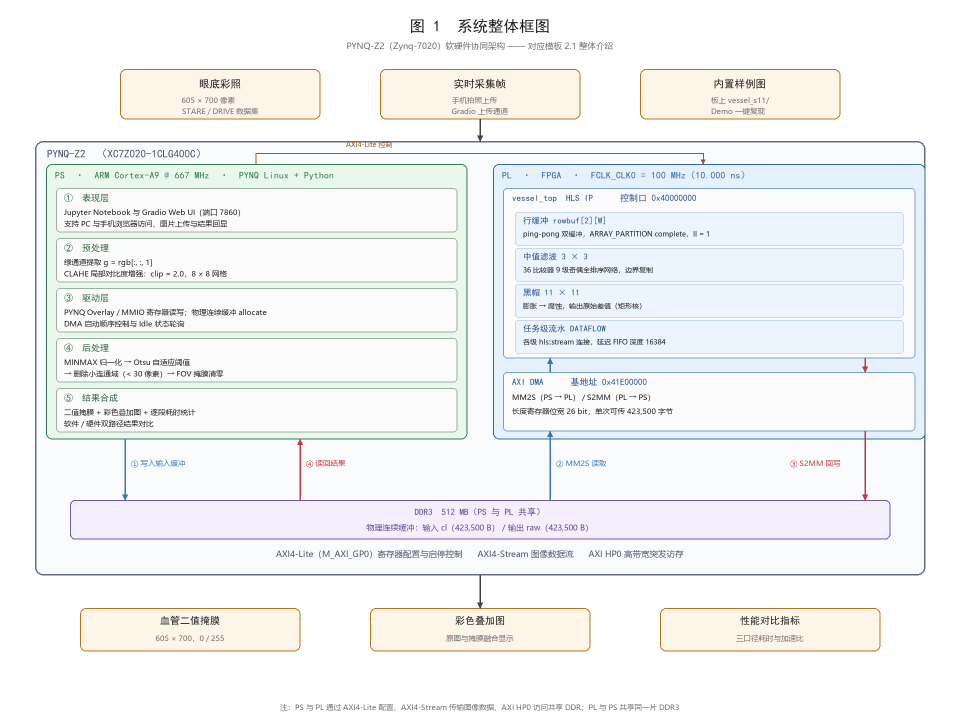
#> input picture 技术文档/图1_系统整体框图.png, 1920 x 1430 px (shown at 1/2 size); its folder holds only this picture in this run
$ python -i demo_s11_board.py   (imports and definitions only)
#> lines starting #> are read from the running program, lines starting #| are printed output that depends on the picture; after the words box and inside, x2 and y2 are one past the last pixel; in counts of white or black regions, pixels touching at a corner belong together
"""
================================================================
S12 现场 Demo —— 板端一键脚本（最终版 v2，2026-10-06）
================================================================
用途：答辩现场演示「眼底血管分割 FPGA 加速」，两个 cell 出齐所有数字与图，
      并把结果自动存档到板端 demo_result.txt（可拷回 PC 直接进 PPT）。

流程（一个 cell 一次性跑完）：
  [0] 干净重载：清旧对象 -> 唯一名重下 bit -> 重建五件套（MMIO x2 + Buffer x2）
  [1] 定义算子：软件核心 / 硬件两种测法 / 整条流水线各段
  [2] 平台与硬件信息：PYNQ 版本、bit 文件名 + MD5、图像名与尺寸
  [3] 口径① 核心算子加速比（吞吐口径 B，对标答辩的 37.6x）+ 逐像素正确性
  [4] 口径③ 端到端加速比（纯软件 vs 混合，不含 / 含 FOV 生成）
  [5] 连跑 50 帧稳定性（每帧对标软件真值）
  [6] 保存三张演示图：原图 / 二值掩膜 / 彩色叠加
  [7] 最终指标汇总（可截图）+ 写入 demo_result.txt

用法（两种，任选；本文件已是「整段可一次性执行」的版本）：
  A. 推荐 —— 上传本文件到板端 Jupyter 的 vessel_s11 目录，然后一个 cell 里运行：
        import glob
        p = sorted(glob.glob("/home/xilinx/jupyter_notebooks/**/demo_s11_board.py", recursive=True))[-1]
        print("运行:", p)
        exec(open(p, encoding="utf-8").read())
     （好处：以后改脚本只需重传文件，不用再重新粘贴代码）
  B. 备用 —— 把本文件全部内容整段粘进**一个** cell 直接运行（自包含，无外部依赖）

前置：无（脚本自己重载 bit、自己建 MMIO 与 Buffer）。
耗时：约 45 秒（重载 ~10 s + 测量 ~30 s + 出图 ~5 s）。

两种硬件测法的区别（答辩会被问，务必分清）：
  B 吞吐口径：缓冲预分配、输入只 copy 一次，只计时「写 LENGTH -> DMA Idle」。
             得到 4.47 ms/帧 = IP 搬运+计算的硬件时间，对应 37.6x。
  A 延迟口径：每帧都含 np.copyto / flush / 取回数组，代表主机侧真实往返延迟。
             得到约 9.4 ms/帧（多出的约 5 ms 全在 ARM 侧内存操作，与 IP 无关）。

【坑 21】必须预热（2026-10-06 板端实测坐实）：
  cv2.connectedComponentsWithStats / cv2.morphologyEx 在本进程**首次**调用时，
  有一次性的初始化开销（分配大块内存 + OpenCL 探测），实测 **2814.8 ms**；
  预热之后稳定在 **~103 ms**（5 次：106.8/112.7/102.7/102.8/102.6，中位 102.8）。
  若不做预热，FOV 那栏会从 103 ms 变成 2815 ms，把「含 FOV」端到端加速比
  从 1.71x 压到 1.05x，与 PPT 的 1.66x 当场自相矛盾。
  → 对策：每个被计时的函数先无计时地跑一遍（本脚本 [3]/[4] 已内置预热），
    且正式计时一律取多次中位数，不报单次首测值。
================================================================
"""

# ================================================================
# ===== 以下即为「一个 cell」的全部内容 =====
# ================================================================
import os, gc, shutil, time, datetime, hashlib
import numpy as np
import cv2
import pynq
from pynq import MMIO, Overlay, allocate

D = "/home/xilinx/jupyter_notebooks/vessel_s11"
IMG = "im0082_rgb.bin"
H, W = 605, 700
N = H * W
CLIP, GRID = 2.0, (8, 8)
K3 = cv2.getStructuringElement(cv2.MORPH_RECT, (3, 3))
K11 = cv2.getStructuringElement(cv2.MORPH_RECT, (11, 11))

# [3 lines not run here, left out]

# ==================== [0] 干净重载 ====================
HWK = ("Overlay", "MMIO", "ContiguousArray", "Buffer")
gone = [k for k, v in list(globals().items()) if type(v).__name__ in HWK]
# [3 lines not run here, left out]

tag = datetime.datetime.now().strftime("%H%M%S")
bp = os.path.join(D, "demo_%s.bit" % tag)
# [2 lines not run here, left out]
# [1 line that did not run here, left out]
# [1 line that did not run here, left out]
# [1 line that did not run here, left out]
# [1 line that did not run here, left out]
# [1 line that did not run here, left out]
# [3 lines not run here, left out]


# ==================== [1] 定义算子 ====================
def reset_ch():
    for cr in (0x00, 0x30):
        dma.write(cr, 0x4)
        t = time.perf_counter()
        while (dma.read(cr) & 0x4) and time.perf_counter() - t < 1.0:
            pass
#> further down, picture is the input picture: shape (1430, 1920, 3); mean B, G, R 244.6, 243.8, 242.3


# [29 lines left out: functions kick_ax, wait_idle, hw_run, not called in this run]


def hw_run_preloaded():
    """吞吐口径 B：输入已就位，只计时传输段，返回 (图, ms)。"""
    reset_ch()
    kick_ax()
    t0 = time.perf_counter()
    dma.write(0x28, N)
    dma.write(0x58, N)
    wait_idle()
    ms = (time.perf_counter() - t0) * 1000.0
    buf_out.invalidate()
    return np.array(buf_out).reshape(H, W).copy(), ms


# [12 lines left out: functions sw_core, norm_minmax, not called in this run]


def otsu_mask(norm):
    _, m = cv2.threshold(norm, 0, 255, cv2.THRESH_BINARY + cv2.THRESH_OTSU)
    return m


# [6 lines left out: function remove_small, not called in this run]


def gen_fov(rgb):
    """FOV 有效视野掩膜（Lab 亮度 + Otsu + 最大连通域 + 1 次闭运算）。"""
    lab = cv2.cvtColor(rgb, cv2.COLOR_BGR2LAB)
#> lab: shape (1430, 1920, 3); mean of channels 0, 1, 2 244.6, 127.9, 127.4
    _, binary = cv2.threshold(lab[:, :, 0], 0, 255, cv2.THRESH_BINARY + cv2.THRESH_OTSU)
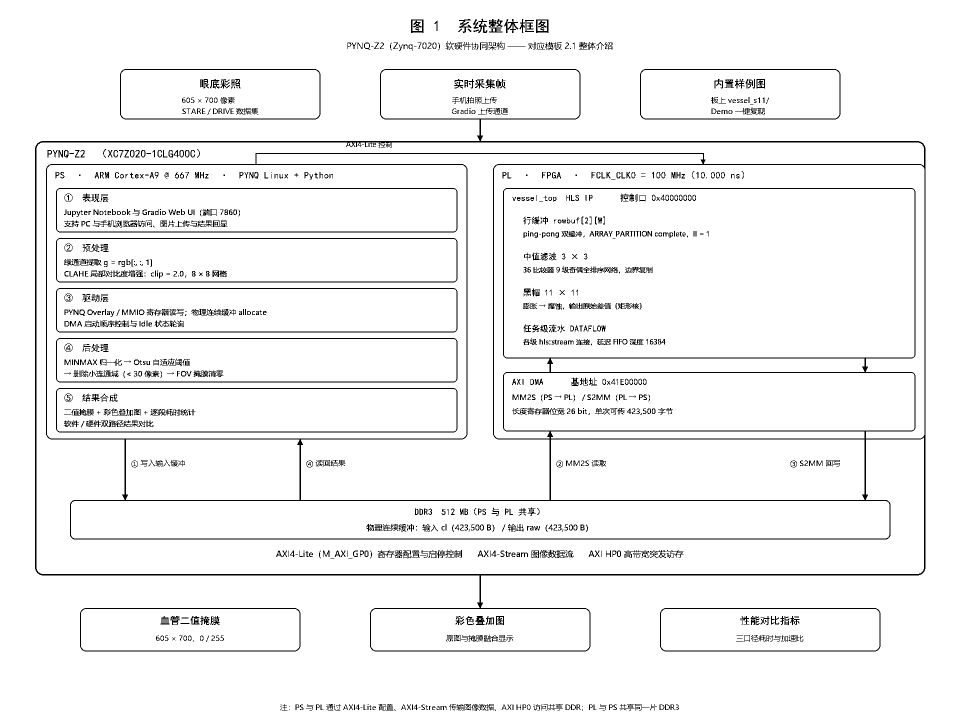
#> binary: shape (1430, 1920) (shown at 1/2 size); 95.3% white; black in thin lines or dots, all inside (x1, y1, x2, y2) = (70, 37, 1851, 1422)
    num, labels, stats, _ = cv2.connectedComponentsWithStats(binary, connectivity=8)
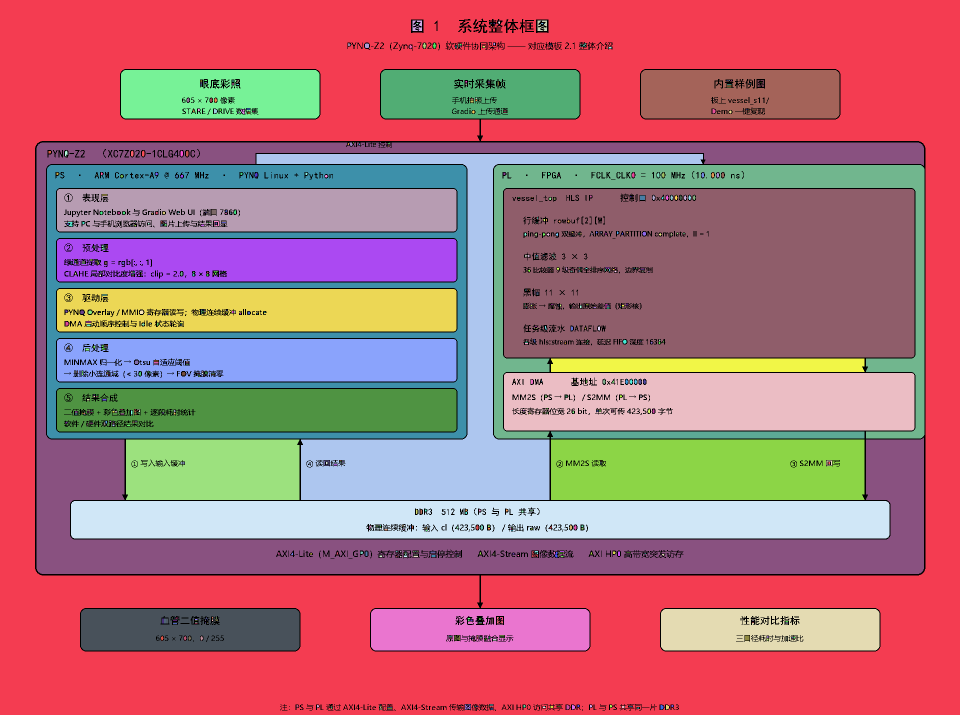
#> labels: shape (1430, 1920) int32 (shown at 1/2 size); 796 distinct labels, from 0 to 795; one colour per label, 0 black
#> num = 796; stats = 796 rows, first 6: [70, 37, 1781, 1385, 129931], [0, 0, 1920, 1430, 953183], [825, 41, 19, 21, 245], [1075, 41, 19, 21, 245], [996, 43, 4, 5, 14], [832, 46, 5, 3, 9]
    if num > 1:
        areas = stats[1:, cv2.CC_STAT_AREA]
#> areas = 795 values, max 953183 at index 0, min 1 at index 27, mean 3290.1
        fov = (labels == int(np.argmax(areas)) + 1).astype(np.uint8) * 255
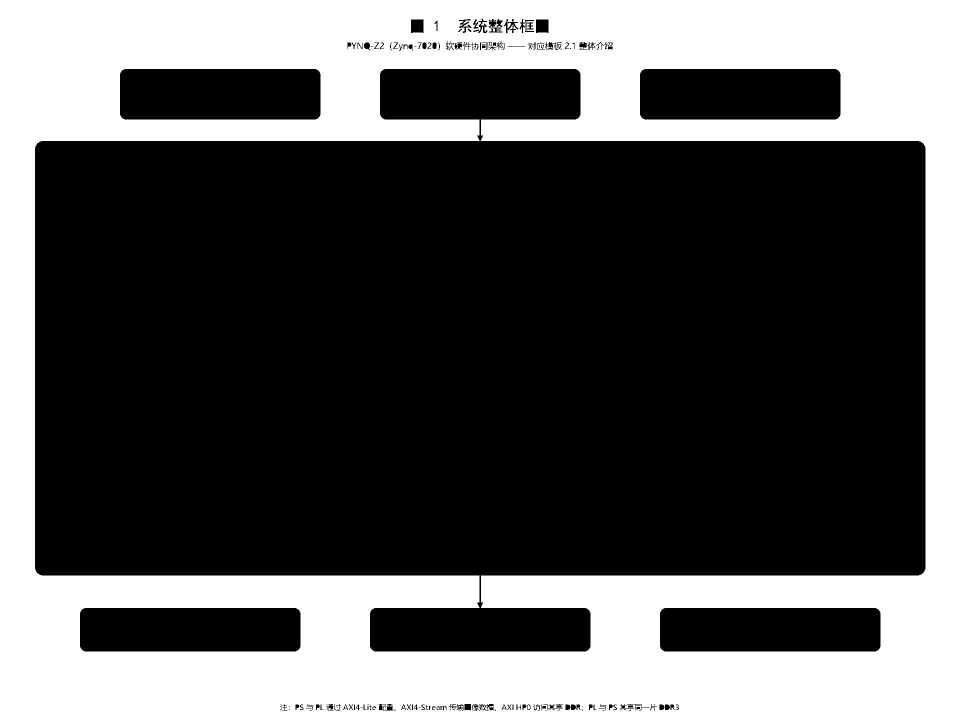
#> fov: shape (1430, 1920) (shown at 1/2 size); 34.7% white; 1 white region, box (x1, y1, x2, y2) and area: (0, 0, 1920, 1430) 953183
    else:
        fov = binary
    fov = cv2.morphologyEx(fov, cv2.MORPH_CLOSE, K3)
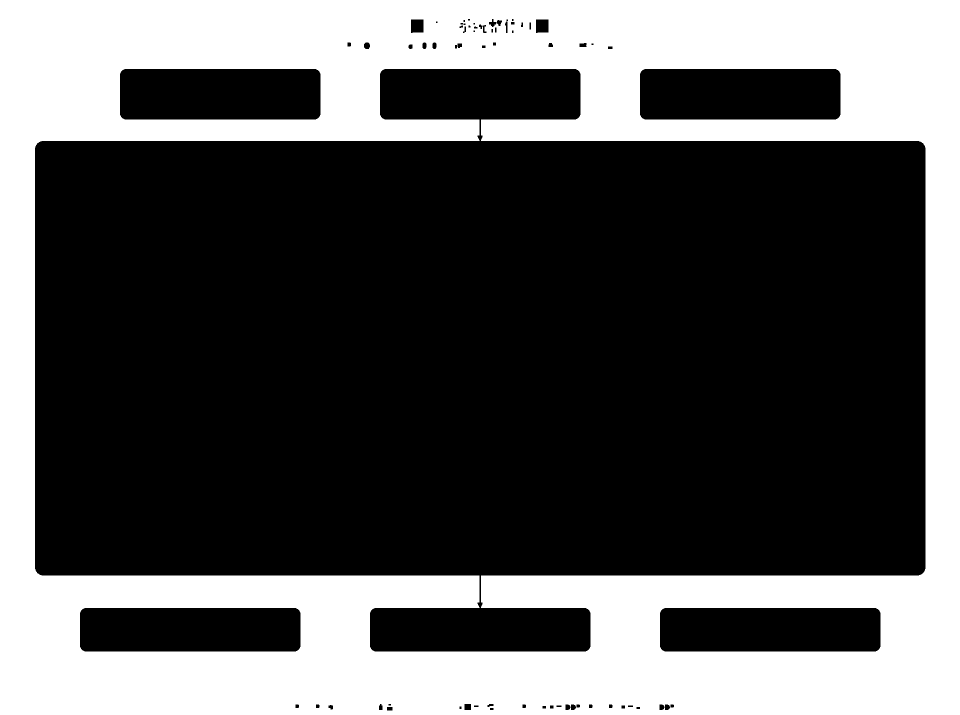
#> fov: shape (1430, 1920) (shown at 1/2 size); 34.9% white; 1 white region, box (x1, y1, x2, y2) and area: (0, 0, 1920, 1430) 957662
    _, fov = cv2.threshold(fov, 127, 255, cv2.THRESH_BINARY)
    return fov


# [15 lines left out: function e2e, not called in this run]


# ==================== [2] 平台与硬件信息 ====================
# [1 line not run here, left out]
# [1 line that did not run here, left out]
# [10 lines not run here, left out]

LOG = []
RES = {}


def P(s=""):
    print(s)
    LOG.append(s)


# [5 lines not run here, left out]
ts_sw = []
# [2 lines not run here, left out]
sw_ms = float(np.median(ts_sw))

# [1 line that did not run here, left out]
# [2 lines not run here, left out]
ts_hw = []
# [3 lines not run here, left out]
hw_ms = float(np.median(ts_hw))

# [1 line not run here, left out]
# [1 line that did not run here, left out]
# [1 line that did not run here, left out]
# [1 line that did not run here, left out]
sp_core = sw_ms / hw_ms

# [4 lines not run here, left out]
RES["core_sw"] = sw_ms
RES["core_hw"] = hw_ms
RES["core_sp"] = sp_core
# [1 line that did not run here, left out]

# ==================== [4] 口径③ 端到端 ====================
# [3 lines not run here, left out]
ts_fov = []
# [4 lines not run here, left out]
fov_ms = float(np.median(ts_fov))
# [1 line that did not run here, left out]
# [1 line that did not run here, left out]
# [1 line that did not run here, left out]

# [5 lines not run here, left out]
# [1 line that did not run here, left out]
# [1 line that did not run here, left out]
# [1 line that did not run here, left out]
# [1 line that did not run here, left out]
# [1 line that did not run here, left out]
# [4 lines not run here, left out]
RES["fov_ms"] = fov_ms
# [1 line that did not run here, left out]
# [1 line that did not run here, left out]
# [1 line that did not run here, left out]
# [1 line that did not run here, left out]
# [1 line that did not run here, left out]

# ==================== [5] 连跑 50 帧 ====================
# [2 lines not run here, left out]
M = 50
ts = []
bad = 0
# [6 lines not run here, left out]
a = np.asarray(ts)
# [6 lines not run here, left out]
RES["lat_med"] = float(np.median(a))
RES["lat_std"] = float(a.std())
RES["lat_bad"] = bad
RES["fps"] = 1000.0 / float(np.median(a))

# ==================== [6] 保存三张演示图 ====================
# [2 lines not run here, left out]
# [1 line that did not run here, left out]
# [1 line that did not run here, left out]
# [1 line that did not run here, left out]
# [1 line that did not run here, left out]
p1 = os.path.join(D, "demo_1_orig.png")
p2 = os.path.join(D, "demo_2_mask.png")
p3 = os.path.join(D, "demo_3_overlay.png")
# [3 lines not run here, left out]
from IPython.display import display, Image as IPImage
# [25 lines not run here, left out]

rp = os.path.join(D, "demo_result.txt")
# [6 lines not run here, left out]

>>> import cv2
>>> picture = cv2.imread('../技术文档/图1_系统整体框图.png')
>>> result = gen_fov(picture)

$ run again, on 技术文档/图2_机械结构图_眼球模型.png
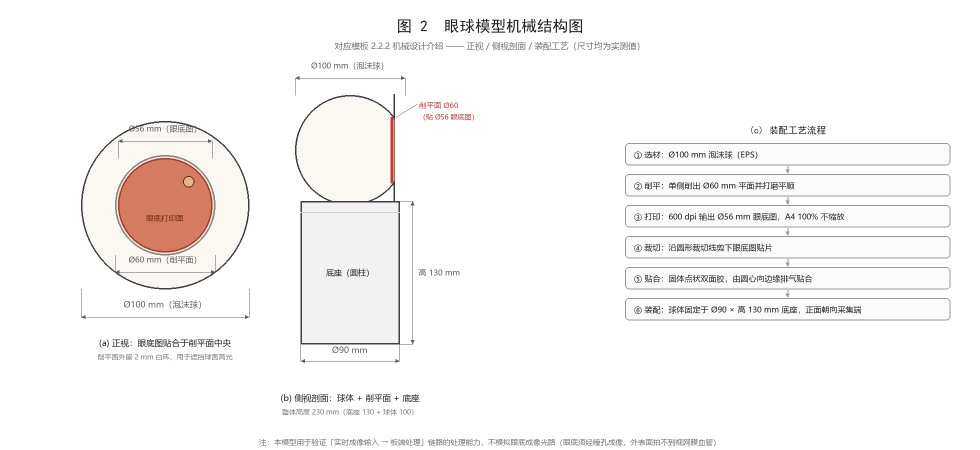
#> input picture 技术文档/图2_机械结构图_眼球模型.png, 1960 x 900 px (shown at 1/2 size)
#> picture is the input picture: shape (900, 1960, 3); mean B, G, R 245.9, 246.5, 248.2
#> lab: shape (900, 1960, 3); mean of channels 0, 1, 2 247.6, 128.6, 128.6
#> binary: shape (900, 1960); 95% white; 656 black regions (199 under 20 px), largest, box (x1, y1, x2, y2) and area: (236, 316, 425, 505) 27748, (590, 188, 829, 726) 6330, (162, 242, 499, 579) 3546
#> in gen_fov, `num, labels, stats, _ = cv2.connectedComponentsWithStats(binary, conne..`:
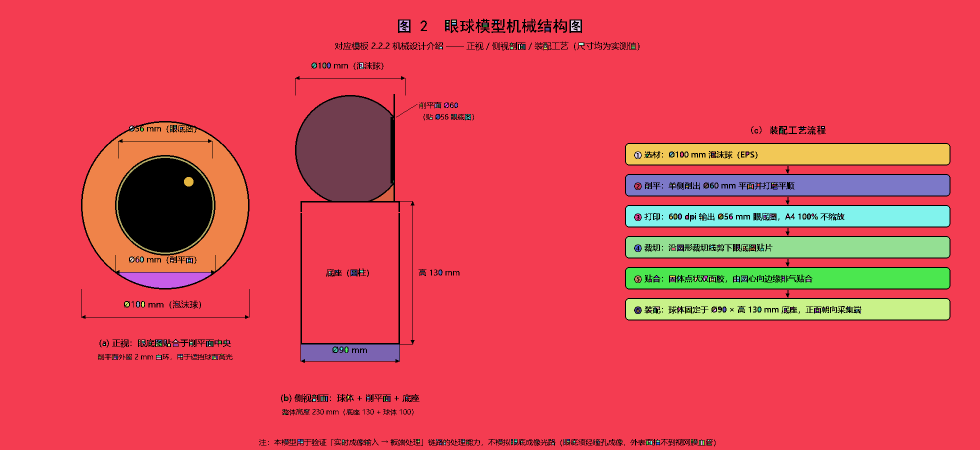
#> labels: shape (900, 1960) int32 (shown at 1/2 size); 457 distinct labels, from 0 to 456; one colour per label, 0 black
#> num = 457; stats = 457 rows, first 6: [162, 37, 1739, 856, 87657], [0, 0, 1960, 900, 1429611], [799, 41, 19, 21, 244], [904, 41, 8, 3, 24], [1142, 41, 19, 21, 244], [893, 42, 4, 3, 12]
#> areas = 456 values, max 1429611 at index 0, min 1 at index 70, mean 3676.2
#> in gen_fov, `fov = cv2.morphologyEx(fov, cv2.MORPH_CLOSE, K3)`:
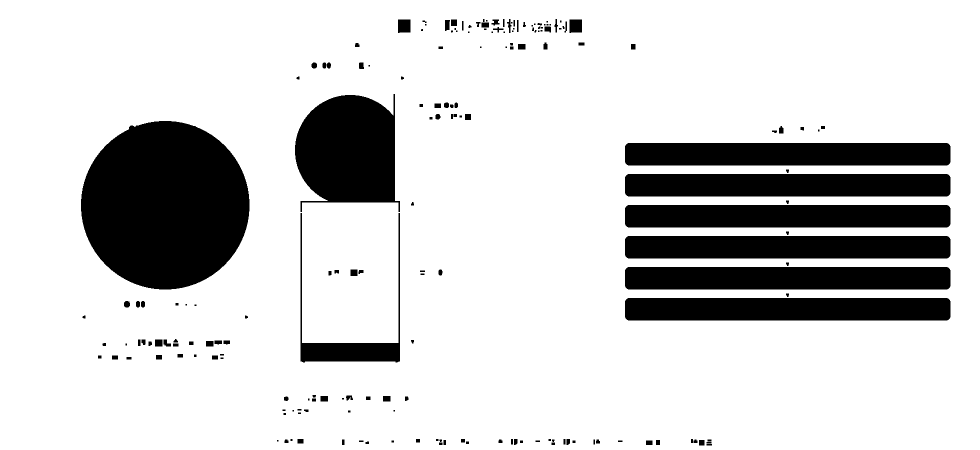
#> fov: shape (900, 1960) (shown at 1/2 size); 81.8% white; 190 black regions (43 under 20 px), largest, box (x1, y1, x2, y2) and area: (162, 242, 499, 579) 89190, (590, 188, 800, 424) 37485, (1250, 286, 1901, 331) 29227

$ run again, on 技术文档/图3_软件分层框图.png
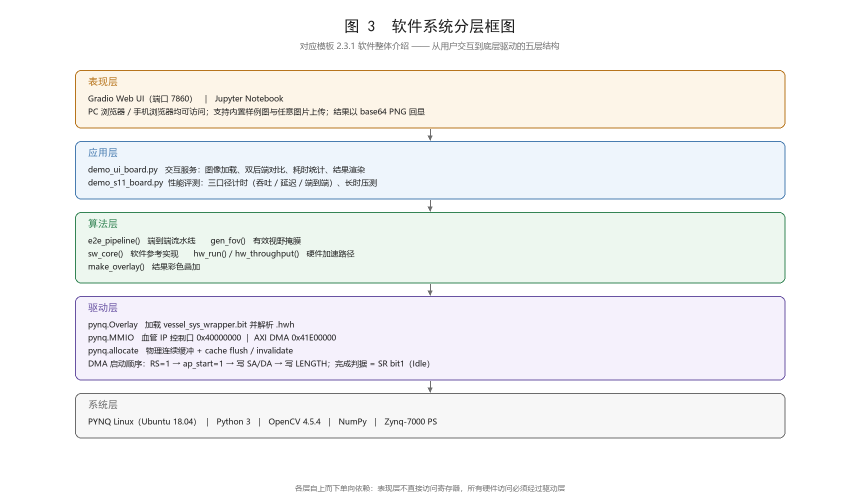
#> input picture 技术文档/图3_软件分层框图.png, 1720 x 992 px (shown at 1/2 size)
#> picture is the input picture: shape (992, 1720, 3); mean B, G, R 243.5, 243.5, 242.8
#> lab: shape (992, 1720, 3); mean of channels 0, 1, 2 244.4, 127.9, 127.9
#> binary: shape (992, 1720); 96.2% white; black in thin lines or dots, all inside (x1, y1, x2, y2) = (150, 38, 1571, 984)
#> in gen_fov, `num, labels, stats, _ = cv2.connectedComponentsWithStats(binary, conne..`:
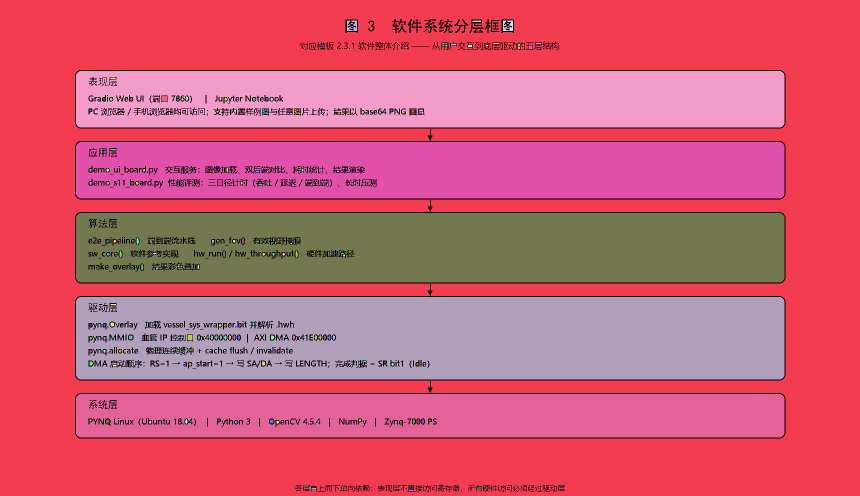
#> labels: shape (992, 1720) int32 (shown at 1/2 size); 391 distinct labels, from 0 to 390; one colour per label, 0 black
#> num = 391; stats = 391 rows, first 6: [150, 38, 1421, 946, 65394], [0, 0, 1720, 992, 793301], [694, 41, 20, 21, 275], [945, 41, 17, 3, 51], [1006, 41, 20, 21, 275], [701, 46, 5, 3, 9]
#> areas = 390 values, max 793301 at index 0, min 1 at index 131, mean 4207.3
#> in gen_fov, `fov = cv2.morphologyEx(fov, cv2.MORPH_CLOSE, K3)`:
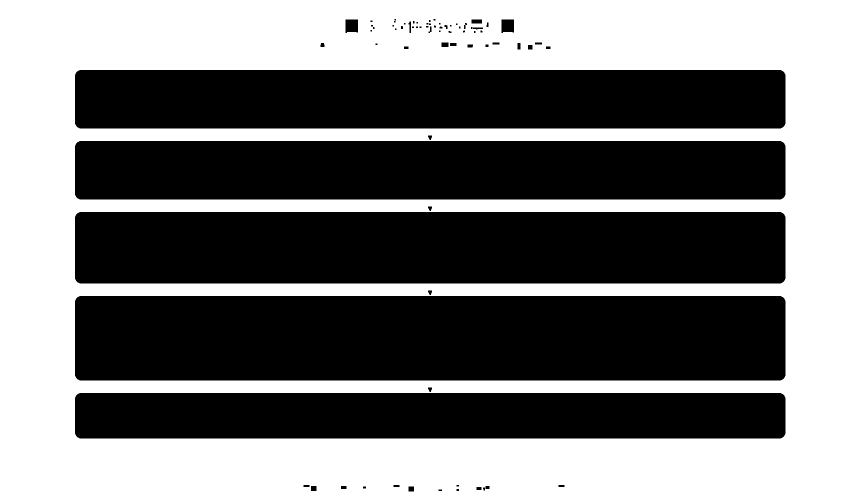
#> fov: shape (992, 1720) (shown at 1/2 size); 46.8% white; 1 white region, box (x1, y1, x2, y2) and area: (0, 0, 1720, 992) 798055
